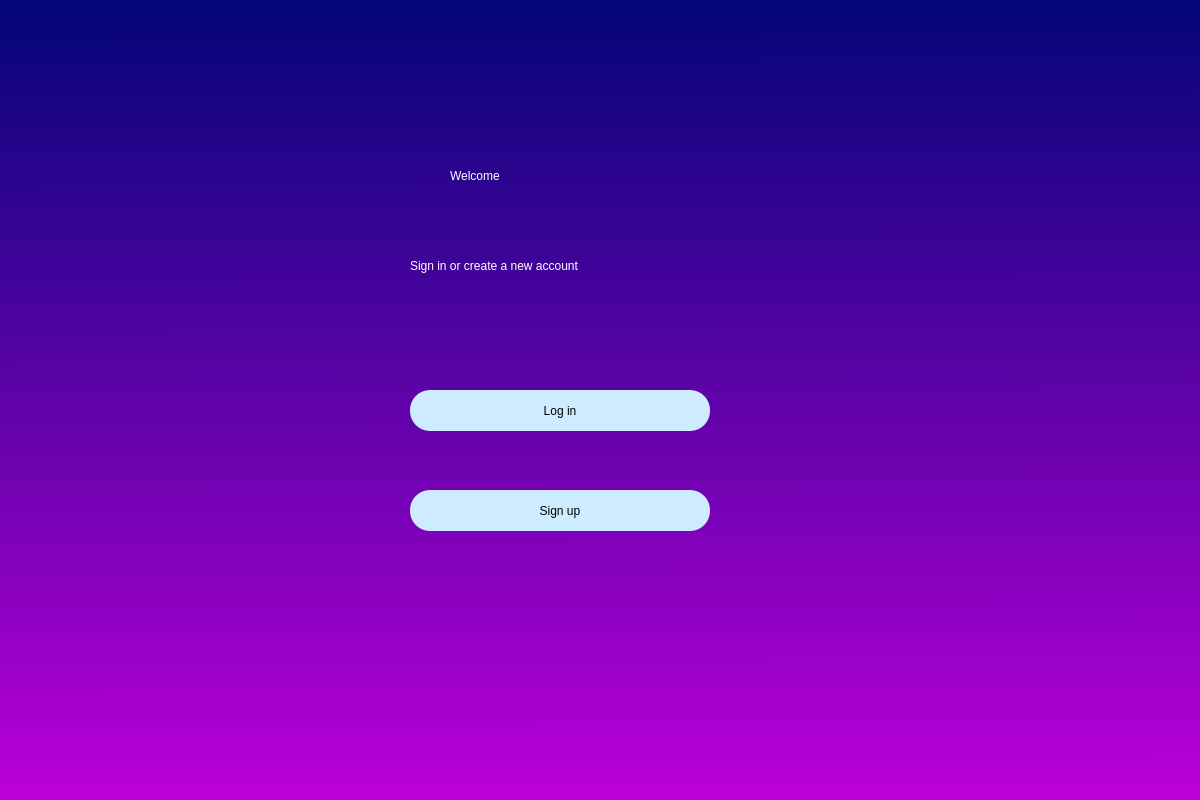
<?xml version="1.0" encoding="UTF-8"?>
<ui version="4.0">
 <class>widget2</class>
 <widget class="QMainWindow" name="widget2">
  <property name="geometry">
   <rect>
    <x>0</x>
    <y>0</y>
    <width>1200</width>
    <height>800</height>
   </rect>
  </property>
  <property name="windowTitle">
   <string>AutomaticGymTrainer</string>
  </property>
  <property name="styleSheet">
   <string notr="true">QWidget#widget{
background-color: qlineargradient(spread:pad, x1:0, y1:0, x2:0.008, y2:0.994, stop:0.0152381 rgba(5, 5, 122, 255), stop:1 rgba(186, 0, 216, 255));}</string>
  </property>
  <widget class="QWidget" name="widget">
   <property name="styleSheet">
    <string notr="true">QWidget#widget{
background-color: qlineargradient(spread:pad, x1:0, y1:0, x2:0.008, y2:0.994, stop:0.0152381 rgba(5, 5, 122, 255), stop:1 rgba(186, 0, 216, 255));}</string>
   </property>
   <widget class="QLabel" name="label">
    <property name="geometry">
     <rect>
      <x>450</x>
      <y>120</y>
      <width>250</width>
      <height>111</height>
     </rect>
    </property>
    <property name="styleSheet">
     <string notr="true">font: 75 36pt &quot;MS Shell Dlg 2&quot;;color:rgb(255, 255, 255)</string>
    </property>
    <property name="text">
     <string>Welcome</string>
    </property>
   </widget>
   <widget class="QLabel" name="label_2">
    <property name="geometry">
     <rect>
      <x>410</x>
      <y>240</y>
      <width>400</width>
      <height>51</height>
     </rect>
    </property>
    <property name="styleSheet">
     <string notr="true">font: 16pt &quot;MS Shell Dlg 2&quot;;color:rgb(255, 255, 255)</string>
    </property>
    <property name="text">
     <string>Sign in or create a new account</string>
    </property>
   </widget>
   <widget class="QPushButton" name="bt_login">
    <property name="geometry">
     <rect>
      <x>410</x>
      <y>390</y>
      <width>300</width>
      <height>41</height>
     </rect>
    </property>
    <property name="styleSheet">
     <string notr="true">border-radius:20px;
font: 75 14pt &quot;MS Shell Dlg 2&quot;;
background-color: rgb(205, 236, 255);</string>
    </property>
    <property name="text">
     <string>Log in</string>
    </property>
   </widget>
   <widget class="QPushButton" name="bt_signup">
    <property name="geometry">
     <rect>
      <x>410</x>
      <y>490</y>
      <width>300</width>
      <height>41</height>
     </rect>
    </property>
    <property name="styleSheet">
     <string notr="true">border-radius:20px;
font: 75 14pt &quot;MS Shell Dlg 2&quot;;
background-color: rgb(205, 236, 255);</string>
    </property>
    <property name="text">
     <string>Sign up</string>
    </property>
   </widget>
  </widget>
 </widget>
 <resources/>
 <connections/>
</ui>
